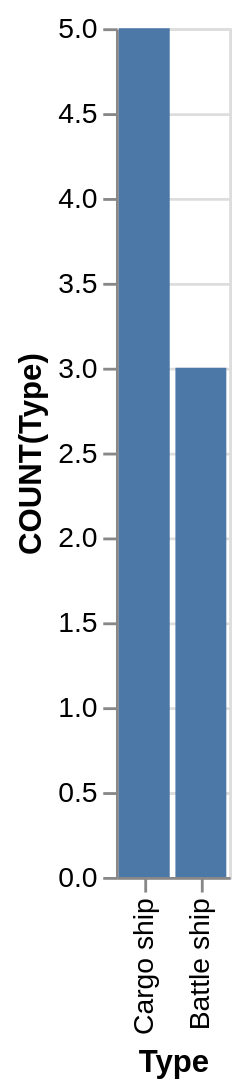

Vega-Lite specification stored for this chart:
### Vega-Lite specification from a JSON file in a GitHub repository (floating-point values rounded to 4 significant figures)
{"data": {"values": [{"x_data": "Cargo ship", "y_data": 5}, {"x_data": "Battle ship", "y_data": 3}]}, "mark": "bar", "encoding": {"x": {"field": "x_data", "type": "nominal", "title": "Type", "sort": "descending"}, "y": {"field": "y_data", "type": "quantitative", "title": "COUNT(Type)"}}}
